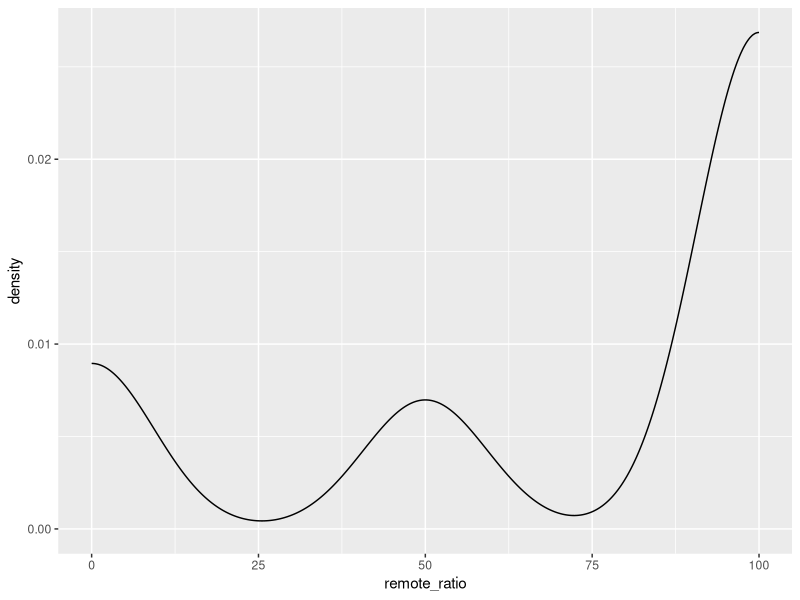
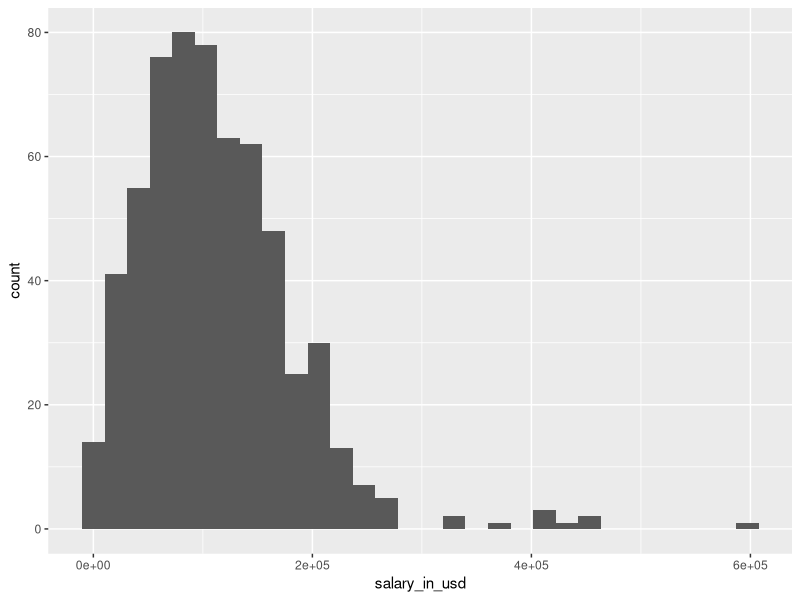
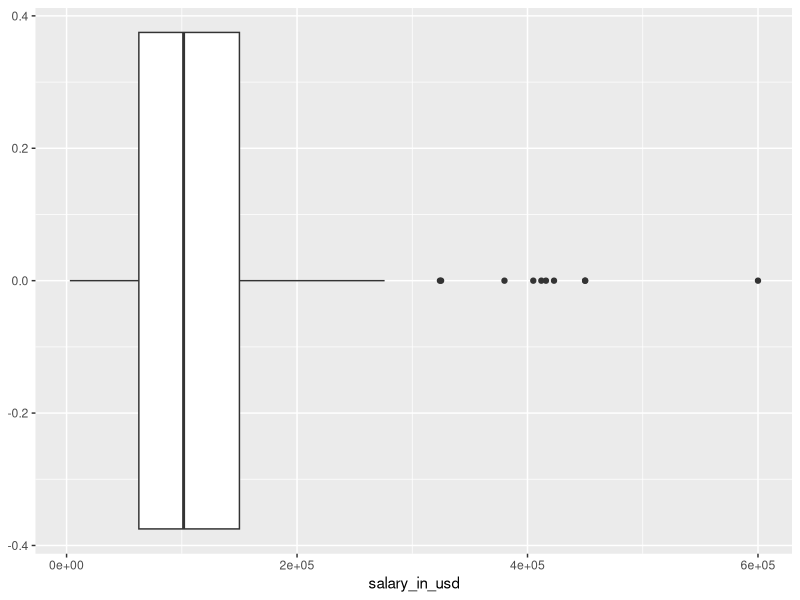
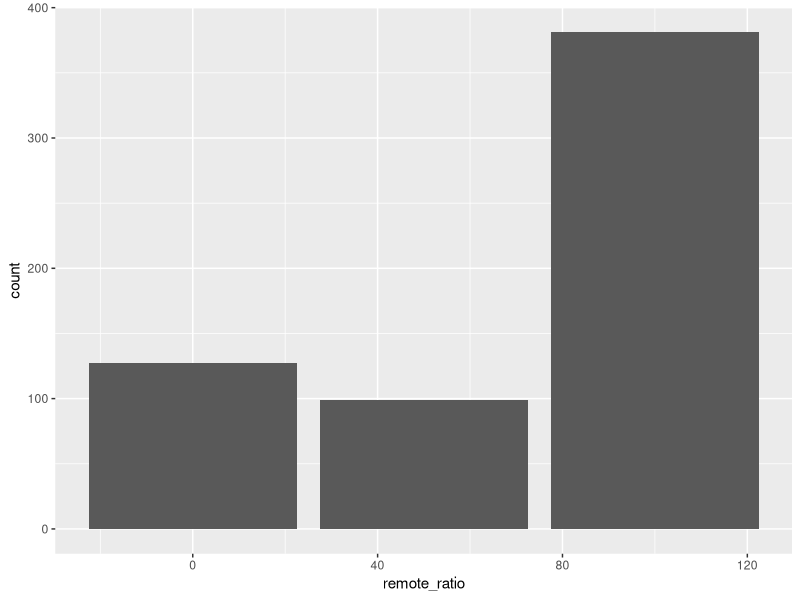
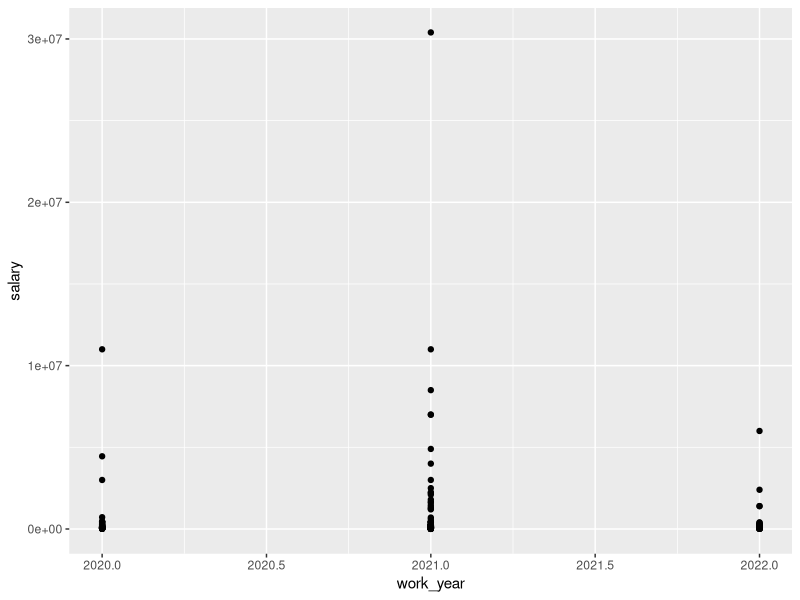
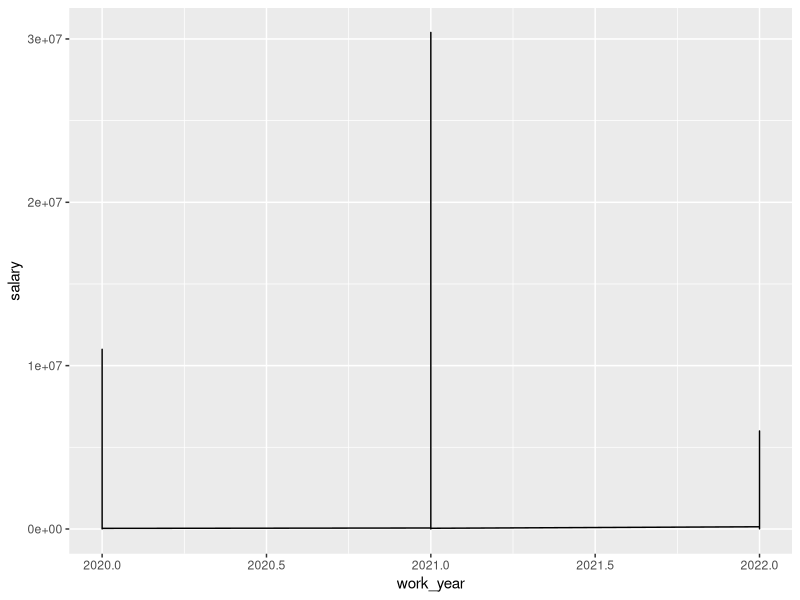
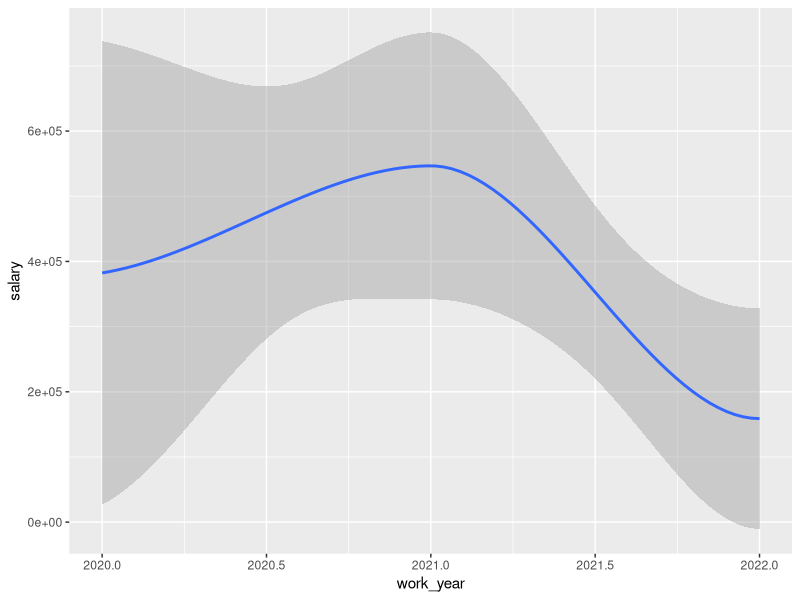
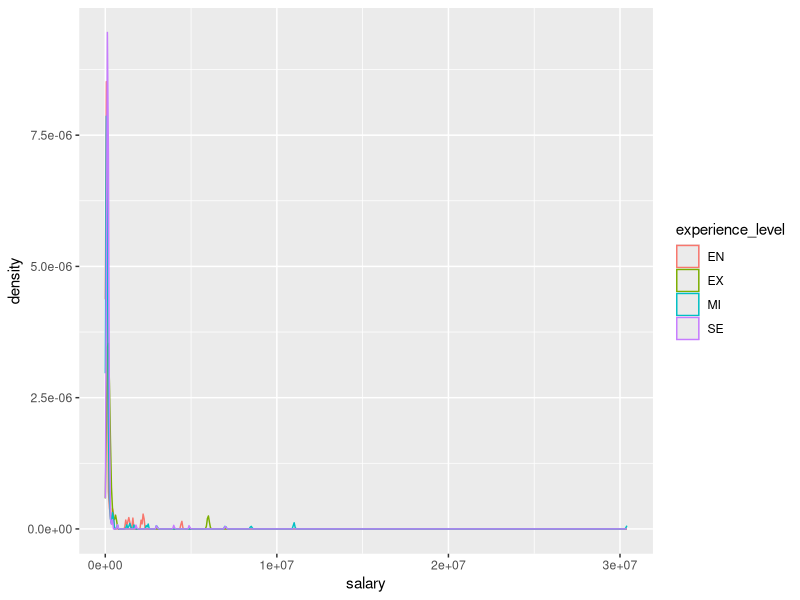

Source code (R) for these figures, in order:
## ---- chunk 1
knitr::opts_chunk$set(message = FALSE)
## ---- chunk 2
library(tidyverse)
library(ggplot2)
df <- read_csv('ds_salaries.csv')
## ---- chunk 3
names(df)
## ---- chunk 4
df %>% ggplot()+
  geom_density(mapping = aes(x=remote_ratio))
## ---- chunk 5
df %>% ggplot()+
  geom_histogram(mapping = aes(x=salary_in_usd))
## ---- chunk 6
df %>% ggplot()+
  geom_boxplot(mapping = aes(x=salary_in_usd))
## ---- chunk 7
df %>% ggplot()+
  geom_bar(mapping = aes(x=remote_ratio))
## ---- chunk 8
df %>% ggplot()+geom_point(aes(x=work_year, y=salary))
## ---- chunk 9
df %>% ggplot()+geom_line(aes(x=work_year, y=salary))
## ---- chunk 10
df %>% ggplot()+geom_smooth(aes(x=work_year, y=salary))
## ---- chunk 11
df %>% ggplot()+
  geom_density(mapping = aes(x=salary , color=experience_level))
## ---- chunk 12
df %>% ggplot()+
  geom_boxplot(mapping = aes(x=salary , y=employment_type))
## ---- chunk 13
df %>% ggplot()+
  geom_bar(mapping=aes(x=employment_type , fill=experience_level), position = 'fill')
## ---- chunk 14
df %>% ggplot() + geom_point(aes(x=work_year, y=salary, color=experience_level))
